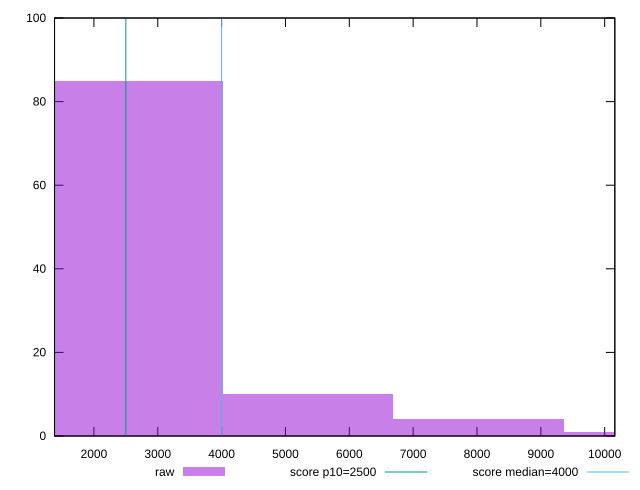

This chart was generated by the following gnuplot code:
reset

$raw <<EOF
8029.677924631145 4
2676.559308210382 85
10706.237232841528 1
5353.118616420764 10
EOF

set key outside below
set boxwidth 2676.559308210382
set xrange [1383.1580000000001:10159.043500000002]
set yrange [0:100]
set trange [0:100]
set style fill transparent solid 0.5 noborder

set parametric
set terminal svg size 640, 490 enhanced background rgb 'white'
set output "report/report_00029_2021-02-24T13-36-40.390Z/largest-contentful-paint/samples/agenda/raw/histogram.svg"

plot $raw title "raw" with boxes, \
     2500,t title "score p10=2500", \
     4000,t title "score median=4000"

reset
